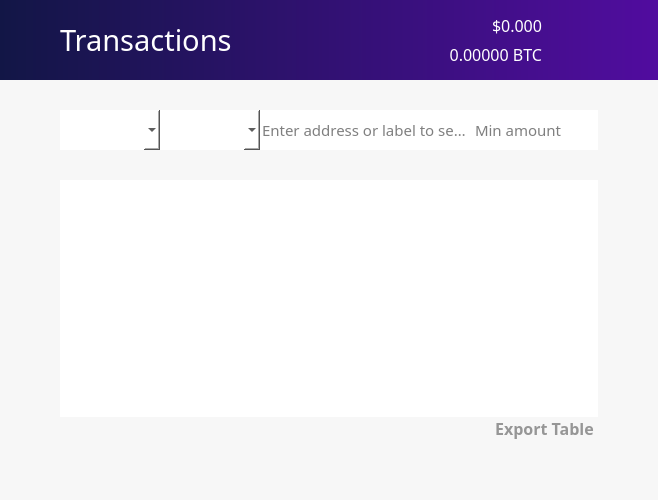
<?xml version="1.0" encoding="UTF-8"?>
<ui version="4.0">
 <class>TransactionView</class>
 <widget class="QWidget" name="TransactionView">
  <property name="geometry">
   <rect>
    <x>0</x>
    <y>0</y>
    <width>658</width>
    <height>500</height>
   </rect>
  </property>
  <property name="sizePolicy">
   <sizepolicy hsizetype="Preferred" vsizetype="Preferred">
    <horstretch>0</horstretch>
    <verstretch>0</verstretch>
   </sizepolicy>
  </property>
  <property name="minimumSize">
   <size>
    <width>0</width>
    <height>0</height>
   </size>
  </property>
  <property name="palette">
   <palette>
    <active>
     <colorrole role="WindowText">
      <brush brushstyle="SolidPattern">
       <color alpha="255">
        <red>0</red>
        <green>0</green>
        <blue>0</blue>
       </color>
      </brush>
     </colorrole>
     <colorrole role="Button">
      <brush brushstyle="SolidPattern">
       <color alpha="250">
        <red>247</red>
        <green>247</green>
        <blue>247</blue>
       </color>
      </brush>
     </colorrole>
     <colorrole role="Midlight">
      <brush brushstyle="SolidPattern">
       <color alpha="255">
        <red>255</red>
        <green>255</green>
        <blue>255</blue>
       </color>
      </brush>
     </colorrole>
     <colorrole role="Dark">
      <brush brushstyle="SolidPattern">
       <color alpha="255">
        <red>225</red>
        <green>225</green>
        <blue>225</blue>
       </color>
      </brush>
     </colorrole>
     <colorrole role="Mid">
      <brush brushstyle="SolidPattern">
       <color alpha="255">
        <red>0</red>
        <green>0</green>
        <blue>255</blue>
       </color>
      </brush>
     </colorrole>
     <colorrole role="Text">
      <brush brushstyle="SolidPattern">
       <color alpha="255">
        <red>0</red>
        <green>0</green>
        <blue>0</blue>
       </color>
      </brush>
     </colorrole>
     <colorrole role="BrightText">
      <brush brushstyle="SolidPattern">
       <color alpha="255">
        <red>255</red>
        <green>128</green>
        <blue>0</blue>
       </color>
      </brush>
     </colorrole>
     <colorrole role="ButtonText">
      <brush brushstyle="SolidPattern">
       <color alpha="255">
        <red>0</red>
        <green>0</green>
        <blue>0</blue>
       </color>
      </brush>
     </colorrole>
     <colorrole role="Base">
      <brush brushstyle="SolidPattern">
       <color alpha="250">
        <red>247</red>
        <green>247</green>
        <blue>247</blue>
       </color>
      </brush>
     </colorrole>
     <colorrole role="Window">
      <brush brushstyle="SolidPattern">
       <color alpha="250">
        <red>247</red>
        <green>247</green>
        <blue>247</blue>
       </color>
      </brush>
     </colorrole>
    </active>
    <inactive>
     <colorrole role="WindowText">
      <brush brushstyle="SolidPattern">
       <color alpha="255">
        <red>0</red>
        <green>0</green>
        <blue>0</blue>
       </color>
      </brush>
     </colorrole>
     <colorrole role="Button">
      <brush brushstyle="SolidPattern">
       <color alpha="250">
        <red>247</red>
        <green>247</green>
        <blue>247</blue>
       </color>
      </brush>
     </colorrole>
     <colorrole role="Midlight">
      <brush brushstyle="SolidPattern">
       <color alpha="255">
        <red>255</red>
        <green>255</green>
        <blue>255</blue>
       </color>
      </brush>
     </colorrole>
     <colorrole role="Dark">
      <brush brushstyle="SolidPattern">
       <color alpha="255">
        <red>225</red>
        <green>225</green>
        <blue>225</blue>
       </color>
      </brush>
     </colorrole>
     <colorrole role="Mid">
      <brush brushstyle="SolidPattern">
       <color alpha="255">
        <red>0</red>
        <green>0</green>
        <blue>255</blue>
       </color>
      </brush>
     </colorrole>
     <colorrole role="Text">
      <brush brushstyle="SolidPattern">
       <color alpha="255">
        <red>0</red>
        <green>0</green>
        <blue>0</blue>
       </color>
      </brush>
     </colorrole>
     <colorrole role="BrightText">
      <brush brushstyle="SolidPattern">
       <color alpha="255">
        <red>255</red>
        <green>128</green>
        <blue>0</blue>
       </color>
      </brush>
     </colorrole>
     <colorrole role="ButtonText">
      <brush brushstyle="SolidPattern">
       <color alpha="255">
        <red>0</red>
        <green>0</green>
        <blue>0</blue>
       </color>
      </brush>
     </colorrole>
     <colorrole role="Base">
      <brush brushstyle="SolidPattern">
       <color alpha="250">
        <red>247</red>
        <green>247</green>
        <blue>247</blue>
       </color>
      </brush>
     </colorrole>
     <colorrole role="Window">
      <brush brushstyle="SolidPattern">
       <color alpha="250">
        <red>247</red>
        <green>247</green>
        <blue>247</blue>
       </color>
      </brush>
     </colorrole>
    </inactive>
    <disabled>
     <colorrole role="WindowText">
      <brush brushstyle="SolidPattern">
       <color alpha="255">
        <red>225</red>
        <green>225</green>
        <blue>225</blue>
       </color>
      </brush>
     </colorrole>
     <colorrole role="Button">
      <brush brushstyle="SolidPattern">
       <color alpha="250">
        <red>247</red>
        <green>247</green>
        <blue>247</blue>
       </color>
      </brush>
     </colorrole>
     <colorrole role="Midlight">
      <brush brushstyle="SolidPattern">
       <color alpha="255">
        <red>255</red>
        <green>255</green>
        <blue>255</blue>
       </color>
      </brush>
     </colorrole>
     <colorrole role="Dark">
      <brush brushstyle="SolidPattern">
       <color alpha="255">
        <red>225</red>
        <green>225</green>
        <blue>225</blue>
       </color>
      </brush>
     </colorrole>
     <colorrole role="Mid">
      <brush brushstyle="SolidPattern">
       <color alpha="255">
        <red>0</red>
        <green>0</green>
        <blue>255</blue>
       </color>
      </brush>
     </colorrole>
     <colorrole role="Text">
      <brush brushstyle="SolidPattern">
       <color alpha="255">
        <red>225</red>
        <green>225</green>
        <blue>225</blue>
       </color>
      </brush>
     </colorrole>
     <colorrole role="BrightText">
      <brush brushstyle="SolidPattern">
       <color alpha="255">
        <red>255</red>
        <green>128</green>
        <blue>0</blue>
       </color>
      </brush>
     </colorrole>
     <colorrole role="ButtonText">
      <brush brushstyle="SolidPattern">
       <color alpha="255">
        <red>225</red>
        <green>225</green>
        <blue>225</blue>
       </color>
      </brush>
     </colorrole>
     <colorrole role="Base">
      <brush brushstyle="SolidPattern">
       <color alpha="250">
        <red>247</red>
        <green>247</green>
        <blue>247</blue>
       </color>
      </brush>
     </colorrole>
     <colorrole role="Window">
      <brush brushstyle="SolidPattern">
       <color alpha="250">
        <red>247</red>
        <green>247</green>
        <blue>247</blue>
       </color>
      </brush>
     </colorrole>
    </disabled>
   </palette>
  </property>
  <property name="font">
   <font>
    <family>Snell Roundhand</family>
   </font>
  </property>
  <property name="windowTitle">
   <string>Form</string>
  </property>
  <property name="autoFillBackground">
   <bool>false</bool>
  </property>
  <property name="styleSheet">
   <string notr="true">background-color:rgba(247, 247, 247, 250);
border:0;
</string>
  </property>
  <layout class="QVBoxLayout" name="topLayout">
   <property name="spacing">
    <number>0</number>
   </property>
   <property name="leftMargin">
    <number>0</number>
   </property>
   <property name="topMargin">
    <number>0</number>
   </property>
   <property name="rightMargin">
    <number>0</number>
   </property>
   <property name="bottomMargin">
    <number>0</number>
   </property>
   <item>
    <layout class="QHBoxLayout" name="horizontalLayout" stretch="0">
     <property name="spacing">
      <number>0</number>
     </property>
     <item>
      <layout class="QVBoxLayout" name="verticalLayout_2" stretch="0,0,0">
       <item>
        <layout class="QHBoxLayout" name="Nav">
         <property name="spacing">
          <number>0</number>
         </property>
         <property name="sizeConstraint">
          <enum>QLayout::SetDefaultConstraint</enum>
         </property>
         <property name="topMargin">
          <number>0</number>
         </property>
         <item>
          <widget class="QFrame" name="NavBar">
           <property name="sizePolicy">
            <sizepolicy hsizetype="Preferred" vsizetype="Preferred">
             <horstretch>0</horstretch>
             <verstretch>0</verstretch>
            </sizepolicy>
           </property>
           <property name="minimumSize">
            <size>
             <width>0</width>
             <height>80</height>
            </size>
           </property>
           <property name="maximumSize">
            <size>
             <width>16777215</width>
             <height>80</height>
            </size>
           </property>
           <property name="layoutDirection">
            <enum>Qt::LeftToRight</enum>
           </property>
           <property name="autoFillBackground">
            <bool>false</bool>
           </property>
           <property name="styleSheet">
            <string notr="true">background: QLinearGradient(x1: 0, y1: 0, x2: 1, y2: 0, stop: 0 #121646, stop: 1 #510c9f);
border:0;
</string>
           </property>
           <property name="frameShape">
            <enum>QFrame::StyledPanel</enum>
           </property>
           <property name="frameShadow">
            <enum>QFrame::Raised</enum>
           </property>
           <layout class="QHBoxLayout" name="horizontalLayout_3">
            <property name="spacing">
             <number>6</number>
            </property>
            <property name="leftMargin">
             <number>60</number>
            </property>
            <property name="topMargin">
             <number>0</number>
            </property>
            <property name="rightMargin">
             <number>60</number>
            </property>
            <property name="bottomMargin">
             <number>0</number>
            </property>
            <item>
             <widget class="QLabel" name="label_2">
              <property name="sizePolicy">
               <sizepolicy hsizetype="Preferred" vsizetype="Preferred">
                <horstretch>0</horstretch>
                <verstretch>0</verstretch>
               </sizepolicy>
              </property>
              <property name="font">
               <font>
                <family>ZoinLight</family>
                <pointsize>22</pointsize>
                <weight>50</weight>
                <bold>false</bold>
               </font>
              </property>
              <property name="autoFillBackground">
               <bool>false</bool>
              </property>
              <property name="styleSheet">
               <string notr="true">color:white;
background-color: rgba(255, 255, 255,0);</string>
              </property>
              <property name="text">
               <string>Transactions</string>
              </property>
              <property name="indent">
               <number>0</number>
              </property>
             </widget>
            </item>
            <item>
             <layout class="QVBoxLayout" name="verticalLayout_5">
              <item>
               <widget class="QLabel" name="priceUSD">
                <property name="font">
                 <font>
                  <family>ZoinMedium</family>
                  <pointsize>12</pointsize>
                  <weight>50</weight>
                  <bold>false</bold>
                 </font>
                </property>
                <property name="styleSheet">
                 <string notr="true">background-color: rgb(0,0,0,0);
color: white;</string>
                </property>
                <property name="text">
                 <string>$0.000</string>
                </property>
                <property name="alignment">
                 <set>Qt::AlignBottom|Qt::AlignRight|Qt::AlignTrailing</set>
                </property>
               </widget>
              </item>
              <item>
               <widget class="QLabel" name="priceBTC">
                <property name="font">
                 <font>
                  <family>ZoinLight</family>
                  <pointsize>12</pointsize>
                  <weight>50</weight>
                  <bold>false</bold>
                 </font>
                </property>
                <property name="styleSheet">
                 <string notr="true">background-color: rgb(0,0,0,0);
color: white;</string>
                </property>
                <property name="text">
                 <string>0.00000 BTC</string>
                </property>
                <property name="alignment">
                 <set>Qt::AlignRight|Qt::AlignTop|Qt::AlignTrailing</set>
                </property>
               </widget>
              </item>
             </layout>
            </item>
            <item>
             <widget class="QPushButton" name="pushButton">
              <property name="maximumSize">
               <size>
                <width>50</width>
                <height>80</height>
               </size>
              </property>
              <property name="styleSheet">
               <string notr="true">background: rgb(0,0,0,0);</string>
              </property>
              <property name="text">
               <string/>
              </property>
              <property name="icon">
               <iconset resource="../bitcoin.qrc">
                <normaloff>:/icons/Exports_45</normaloff>:/icons/Exports_45</iconset>
              </property>
              <property name="iconSize">
               <size>
                <width>70</width>
                <height>70</height>
               </size>
              </property>
             </widget>
            </item>
           </layout>
          </widget>
         </item>
        </layout>
       </item>
       <item>
        <widget class="QFrame" name="frame">
         <property name="palette">
          <palette>
           <active>
            <colorrole role="Button">
             <brush brushstyle="SolidPattern">
              <color alpha="250">
               <red>247</red>
               <green>247</green>
               <blue>247</blue>
              </color>
             </brush>
            </colorrole>
            <colorrole role="Base">
             <brush brushstyle="SolidPattern">
              <color alpha="250">
               <red>247</red>
               <green>247</green>
               <blue>247</blue>
              </color>
             </brush>
            </colorrole>
            <colorrole role="Window">
             <brush brushstyle="SolidPattern">
              <color alpha="250">
               <red>247</red>
               <green>247</green>
               <blue>247</blue>
              </color>
             </brush>
            </colorrole>
           </active>
           <inactive>
            <colorrole role="Button">
             <brush brushstyle="SolidPattern">
              <color alpha="250">
               <red>247</red>
               <green>247</green>
               <blue>247</blue>
              </color>
             </brush>
            </colorrole>
            <colorrole role="Base">
             <brush brushstyle="SolidPattern">
              <color alpha="250">
               <red>247</red>
               <green>247</green>
               <blue>247</blue>
              </color>
             </brush>
            </colorrole>
            <colorrole role="Window">
             <brush brushstyle="SolidPattern">
              <color alpha="250">
               <red>247</red>
               <green>247</green>
               <blue>247</blue>
              </color>
             </brush>
            </colorrole>
           </inactive>
           <disabled>
            <colorrole role="Button">
             <brush brushstyle="SolidPattern">
              <color alpha="250">
               <red>247</red>
               <green>247</green>
               <blue>247</blue>
              </color>
             </brush>
            </colorrole>
            <colorrole role="Base">
             <brush brushstyle="SolidPattern">
              <color alpha="250">
               <red>247</red>
               <green>247</green>
               <blue>247</blue>
              </color>
             </brush>
            </colorrole>
            <colorrole role="Window">
             <brush brushstyle="SolidPattern">
              <color alpha="250">
               <red>247</red>
               <green>247</green>
               <blue>247</blue>
              </color>
             </brush>
            </colorrole>
           </disabled>
          </palette>
         </property>
         <property name="styleSheet">
          <string notr="true"/>
         </property>
         <property name="frameShape">
          <enum>QFrame::NoFrame</enum>
         </property>
         <property name="frameShadow">
          <enum>QFrame::Raised</enum>
         </property>
         <property name="lineWidth">
          <number>1</number>
         </property>
         <property name="midLineWidth">
          <number>0</number>
         </property>
         <layout class="QVBoxLayout" name="verticalLayout_4">
          <property name="spacing">
           <number>0</number>
          </property>
          <property name="leftMargin">
           <number>60</number>
          </property>
          <property name="topMargin">
           <number>30</number>
          </property>
          <property name="rightMargin">
           <number>60</number>
          </property>
          <property name="bottomMargin">
           <number>0</number>
          </property>
          <item>
           <widget class="QFrame" name="balance_frame">
            <property name="enabled">
             <bool>true</bool>
            </property>
            <property name="palette">
             <palette>
              <active>
               <colorrole role="Button">
                <brush brushstyle="SolidPattern">
                 <color alpha="255">
                  <red>216</red>
                  <green>216</green>
                  <blue>219</blue>
                 </color>
                </brush>
               </colorrole>
               <colorrole role="Base">
                <brush brushstyle="SolidPattern">
                 <color alpha="255">
                  <red>216</red>
                  <green>216</green>
                  <blue>219</blue>
                 </color>
                </brush>
               </colorrole>
               <colorrole role="Window">
                <brush brushstyle="SolidPattern">
                 <color alpha="255">
                  <red>216</red>
                  <green>216</green>
                  <blue>219</blue>
                 </color>
                </brush>
               </colorrole>
              </active>
              <inactive>
               <colorrole role="Button">
                <brush brushstyle="SolidPattern">
                 <color alpha="255">
                  <red>216</red>
                  <green>216</green>
                  <blue>219</blue>
                 </color>
                </brush>
               </colorrole>
               <colorrole role="Base">
                <brush brushstyle="SolidPattern">
                 <color alpha="255">
                  <red>216</red>
                  <green>216</green>
                  <blue>219</blue>
                 </color>
                </brush>
               </colorrole>
               <colorrole role="Window">
                <brush brushstyle="SolidPattern">
                 <color alpha="255">
                  <red>216</red>
                  <green>216</green>
                  <blue>219</blue>
                 </color>
                </brush>
               </colorrole>
              </inactive>
              <disabled>
               <colorrole role="Button">
                <brush brushstyle="SolidPattern">
                 <color alpha="255">
                  <red>216</red>
                  <green>216</green>
                  <blue>219</blue>
                 </color>
                </brush>
               </colorrole>
               <colorrole role="Base">
                <brush brushstyle="SolidPattern">
                 <color alpha="255">
                  <red>216</red>
                  <green>216</green>
                  <blue>219</blue>
                 </color>
                </brush>
               </colorrole>
               <colorrole role="Window">
                <brush brushstyle="SolidPattern">
                 <color alpha="255">
                  <red>216</red>
                  <green>216</green>
                  <blue>219</blue>
                 </color>
                </brush>
               </colorrole>
              </disabled>
             </palette>
            </property>
            <property name="contextMenuPolicy">
             <enum>Qt::DefaultContextMenu</enum>
            </property>
            <property name="styleSheet">
             <string notr="true">background-color: rgb(216, 216, 219);
border:0;
border-radius:7px;
border-style:solid;</string>
            </property>
            <property name="frameShape">
             <enum>QFrame::StyledPanel</enum>
            </property>
            <property name="frameShadow">
             <enum>QFrame::Plain</enum>
            </property>
            <property name="lineWidth">
             <number>1</number>
            </property>
            <layout class="QHBoxLayout" name="horizontalLayout_4">
             <property name="spacing">
              <number>0</number>
             </property>
             <property name="sizeConstraint">
              <enum>QLayout::SetDefaultConstraint</enum>
             </property>
             <property name="leftMargin">
              <number>0</number>
             </property>
             <property name="topMargin">
              <number>0</number>
             </property>
             <property name="rightMargin">
              <number>0</number>
             </property>
             <property name="bottomMargin">
              <number>0</number>
             </property>
            </layout>
           </widget>
          </item>
          <item>
           <layout class="QHBoxLayout" name="horizontalLayou">
            <property name="topMargin">
             <number>0</number>
            </property>
            <property name="bottomMargin">
             <number>30</number>
            </property>
            <item>
             <widget class="QComboBox" name="dateWidget">
              <property name="sizePolicy">
               <sizepolicy hsizetype="Fixed" vsizetype="Preferred">
                <horstretch>0</horstretch>
                <verstretch>0</verstretch>
               </sizepolicy>
              </property>
              <property name="minimumSize">
               <size>
                <width>100</width>
                <height>0</height>
               </size>
              </property>
              <property name="maximumSize">
               <size>
                <width>100</width>
                <height>16777215</height>
               </size>
              </property>
              <property name="font">
               <font>
                <family>ZoinRegular</family>
                <pointsize>11</pointsize>
               </font>
              </property>
              <property name="styleSheet">
               <string notr="true">background-color: white;</string>
              </property>
             </widget>
            </item>
            <item>
             <widget class="QComboBox" name="typeWidget">
              <property name="sizePolicy">
               <sizepolicy hsizetype="Fixed" vsizetype="Preferred">
                <horstretch>0</horstretch>
                <verstretch>0</verstretch>
               </sizepolicy>
              </property>
              <property name="minimumSize">
               <size>
                <width>100</width>
                <height>0</height>
               </size>
              </property>
              <property name="maximumSize">
               <size>
                <width>100</width>
                <height>16777215</height>
               </size>
              </property>
              <property name="font">
               <font>
                <family>ZoinRegular</family>
                <pointsize>11</pointsize>
               </font>
              </property>
              <property name="styleSheet">
               <string notr="true">background-color: white;</string>
              </property>
             </widget>
            </item>
            <item>
             <widget class="QLineEdit" name="addressWidget">
              <property name="sizePolicy">
               <sizepolicy hsizetype="Preferred" vsizetype="Minimum">
                <horstretch>0</horstretch>
                <verstretch>0</verstretch>
               </sizepolicy>
              </property>
              <property name="minimumSize">
               <size>
                <width>0</width>
                <height>40</height>
               </size>
              </property>
              <property name="font">
               <font>
                <family>ZoinRegular</family>
                <pointsize>11</pointsize>
               </font>
              </property>
              <property name="styleSheet">
               <string notr="true">background-color: white;
</string>
              </property>
              <property name="inputMask">
               <string/>
              </property>
              <property name="text">
               <string/>
              </property>
              <property name="placeholderText">
               <string>Enter address or label to search</string>
              </property>
             </widget>
            </item>
            <item>
             <widget class="QLineEdit" name="amountWidget">
              <property name="sizePolicy">
               <sizepolicy hsizetype="Minimum" vsizetype="Minimum">
                <horstretch>0</horstretch>
                <verstretch>0</verstretch>
               </sizepolicy>
              </property>
              <property name="minimumSize">
               <size>
                <width>100</width>
                <height>40</height>
               </size>
              </property>
              <property name="maximumSize">
               <size>
                <width>125</width>
                <height>16777215</height>
               </size>
              </property>
              <property name="font">
               <font>
                <family>ZoinRegular</family>
                <pointsize>11</pointsize>
               </font>
              </property>
              <property name="styleSheet">
               <string notr="true">background-color: white;
</string>
              </property>
              <property name="text">
               <string/>
              </property>
              <property name="placeholderText">
               <string>Min amount</string>
              </property>
             </widget>
            </item>
           </layout>
          </item>
          <item>
           <widget class="QFrame" name="frame_4">
            <property name="palette">
             <palette>
              <active>
               <colorrole role="Button">
                <brush brushstyle="SolidPattern">
                 <color alpha="255">
                  <red>216</red>
                  <green>216</green>
                  <blue>219</blue>
                 </color>
                </brush>
               </colorrole>
               <colorrole role="Base">
                <brush brushstyle="SolidPattern">
                 <color alpha="255">
                  <red>216</red>
                  <green>216</green>
                  <blue>219</blue>
                 </color>
                </brush>
               </colorrole>
               <colorrole role="Window">
                <brush brushstyle="SolidPattern">
                 <color alpha="255">
                  <red>216</red>
                  <green>216</green>
                  <blue>219</blue>
                 </color>
                </brush>
               </colorrole>
              </active>
              <inactive>
               <colorrole role="Button">
                <brush brushstyle="SolidPattern">
                 <color alpha="255">
                  <red>216</red>
                  <green>216</green>
                  <blue>219</blue>
                 </color>
                </brush>
               </colorrole>
               <colorrole role="Base">
                <brush brushstyle="SolidPattern">
                 <color alpha="255">
                  <red>216</red>
                  <green>216</green>
                  <blue>219</blue>
                 </color>
                </brush>
               </colorrole>
               <colorrole role="Window">
                <brush brushstyle="SolidPattern">
                 <color alpha="255">
                  <red>216</red>
                  <green>216</green>
                  <blue>219</blue>
                 </color>
                </brush>
               </colorrole>
              </inactive>
              <disabled>
               <colorrole role="Button">
                <brush brushstyle="SolidPattern">
                 <color alpha="255">
                  <red>216</red>
                  <green>216</green>
                  <blue>219</blue>
                 </color>
                </brush>
               </colorrole>
               <colorrole role="Base">
                <brush brushstyle="SolidPattern">
                 <color alpha="255">
                  <red>216</red>
                  <green>216</green>
                  <blue>219</blue>
                 </color>
                </brush>
               </colorrole>
               <colorrole role="Window">
                <brush brushstyle="SolidPattern">
                 <color alpha="255">
                  <red>216</red>
                  <green>216</green>
                  <blue>219</blue>
                 </color>
                </brush>
               </colorrole>
              </disabled>
             </palette>
            </property>
            <property name="styleSheet">
             <string notr="true">background-color: rgb(216, 216, 219);
border:0;</string>
            </property>
            <property name="frameShape">
             <enum>QFrame::StyledPanel</enum>
            </property>
            <property name="frameShadow">
             <enum>QFrame::Raised</enum>
            </property>
            <layout class="QVBoxLayout" name="verticalLayout">
             <property name="spacing">
              <number>0</number>
             </property>
             <property name="leftMargin">
              <number>0</number>
             </property>
             <property name="topMargin">
              <number>0</number>
             </property>
             <property name="rightMargin">
              <number>0</number>
             </property>
             <property name="bottomMargin">
              <number>0</number>
             </property>
             <item>
              <widget class="QTableView" name="tableView">
               <property name="palette">
                <palette>
                 <active>
                  <colorrole role="Button">
                   <brush brushstyle="SolidPattern">
                    <color alpha="255">
                     <red>255</red>
                     <green>255</green>
                     <blue>255</blue>
                    </color>
                   </brush>
                  </colorrole>
                  <colorrole role="Base">
                   <brush brushstyle="SolidPattern">
                    <color alpha="255">
                     <red>255</red>
                     <green>255</green>
                     <blue>255</blue>
                    </color>
                   </brush>
                  </colorrole>
                  <colorrole role="Window">
                   <brush brushstyle="SolidPattern">
                    <color alpha="255">
                     <red>255</red>
                     <green>255</green>
                     <blue>255</blue>
                    </color>
                   </brush>
                  </colorrole>
                 </active>
                 <inactive>
                  <colorrole role="Button">
                   <brush brushstyle="SolidPattern">
                    <color alpha="255">
                     <red>255</red>
                     <green>255</green>
                     <blue>255</blue>
                    </color>
                   </brush>
                  </colorrole>
                  <colorrole role="Base">
                   <brush brushstyle="SolidPattern">
                    <color alpha="255">
                     <red>255</red>
                     <green>255</green>
                     <blue>255</blue>
                    </color>
                   </brush>
                  </colorrole>
                  <colorrole role="Window">
                   <brush brushstyle="SolidPattern">
                    <color alpha="255">
                     <red>255</red>
                     <green>255</green>
                     <blue>255</blue>
                    </color>
                   </brush>
                  </colorrole>
                 </inactive>
                 <disabled>
                  <colorrole role="Button">
                   <brush brushstyle="SolidPattern">
                    <color alpha="255">
                     <red>255</red>
                     <green>255</green>
                     <blue>255</blue>
                    </color>
                   </brush>
                  </colorrole>
                  <colorrole role="Base">
                   <brush brushstyle="SolidPattern">
                    <color alpha="255">
                     <red>255</red>
                     <green>255</green>
                     <blue>255</blue>
                    </color>
                   </brush>
                  </colorrole>
                  <colorrole role="Window">
                   <brush brushstyle="SolidPattern">
                    <color alpha="255">
                     <red>255</red>
                     <green>255</green>
                     <blue>255</blue>
                    </color>
                   </brush>
                  </colorrole>
                 </disabled>
                </palette>
               </property>
               <property name="font">
                <font>
                 <family>ZoinLight</family>
                 <pointsize>12</pointsize>
                </font>
               </property>
               <property name="styleSheet">
                <string notr="true">background-color: rgb(255, 255, 255);
border:0;
</string>
               </property>
               <property name="lineWidth">
                <number>0</number>
               </property>
               <property name="showDropIndicator" stdset="0">
                <bool>false</bool>
               </property>
               <property name="selectionBehavior">
                <enum>QAbstractItemView::SelectRows</enum>
               </property>
               <property name="showGrid">
                <bool>false</bool>
               </property>
               <property name="gridStyle">
                <enum>Qt::NoPen</enum>
               </property>
               <property name="wordWrap">
                <bool>false</bool>
               </property>
               <property name="cornerButtonEnabled">
                <bool>false</bool>
               </property>
               <attribute name="horizontalHeaderVisible">
                <bool>false</bool>
               </attribute>
               <attribute name="verticalHeaderVisible">
                <bool>false</bool>
               </attribute>
              </widget>
             </item>
            </layout>
           </widget>
          </item>
          <item>
           <layout class="QHBoxLayout" name="horizontalLayout_7">
            <property name="spacing">
             <number>0</number>
            </property>
            <property name="topMargin">
             <number>0</number>
            </property>
            <item>
             <spacer name="horizontalSpacer_2">
              <property name="orientation">
               <enum>Qt::Horizontal</enum>
              </property>
              <property name="sizeHint" stdset="0">
               <size>
                <width>40</width>
                <height>20</height>
               </size>
              </property>
             </spacer>
            </item>
            <item>
             <widget class="QPushButton" name="exportButton">
              <property name="font">
               <font>
                <family>ZoinSemiBold</family>
                <pointsize>12</pointsize>
                <weight>75</weight>
                <bold>true</bold>
               </font>
              </property>
              <property name="styleSheet">
               <string notr="true">color: rgb(150, 150, 150);
background-color: rgb(0,0,0,0);</string>
              </property>
              <property name="text">
               <string>Export Table </string>
              </property>
              <property name="icon">
               <iconset resource="../bitcoin.qrc">
                <normaloff>:/icons/Exports_35</normaloff>:/icons/Exports_35</iconset>
              </property>
              <property name="iconSize">
               <size>
                <width>30</width>
                <height>30</height>
               </size>
              </property>
             </widget>
            </item>
           </layout>
          </item>
         </layout>
        </widget>
       </item>
       <item>
        <widget class="QWidget" name="StatusBar" native="true">
         <property name="sizePolicy">
          <sizepolicy hsizetype="Preferred" vsizetype="Preferred">
           <horstretch>0</horstretch>
           <verstretch>0</verstretch>
          </sizepolicy>
         </property>
         <property name="minimumSize">
          <size>
           <width>0</width>
           <height>0</height>
          </size>
         </property>
         <property name="styleSheet">
          <string notr="true">background-color:rgba(247, 247, 247, 250);</string>
         </property>
         <layout class="QHBoxLayout" name="horizontalLayout_8">
          <property name="spacing">
           <number>10</number>
          </property>
          <property name="leftMargin">
           <number>60</number>
          </property>
          <property name="topMargin">
           <number>30</number>
          </property>
          <property name="rightMargin">
           <number>60</number>
          </property>
          <property name="bottomMargin">
           <number>30</number>
          </property>
          <item>
           <layout class="QVBoxLayout" name="statusText">
            <property name="spacing">
             <number>0</number>
            </property>
            <property name="topMargin">
             <number>0</number>
            </property>
            <property name="bottomMargin">
             <number>0</number>
            </property>
           </layout>
          </item>
          <item>
           <layout class="QHBoxLayout" name="statusBar">
            <property name="topMargin">
             <number>0</number>
            </property>
            <property name="bottomMargin">
             <number>0</number>
            </property>
           </layout>
          </item>
         </layout>
        </widget>
       </item>
      </layout>
     </item>
    </layout>
   </item>
  </layout>
 </widget>
 <resources>
  <include location="../bitcoin.qrc"/>
 </resources>
 <connections/>
</ui>
